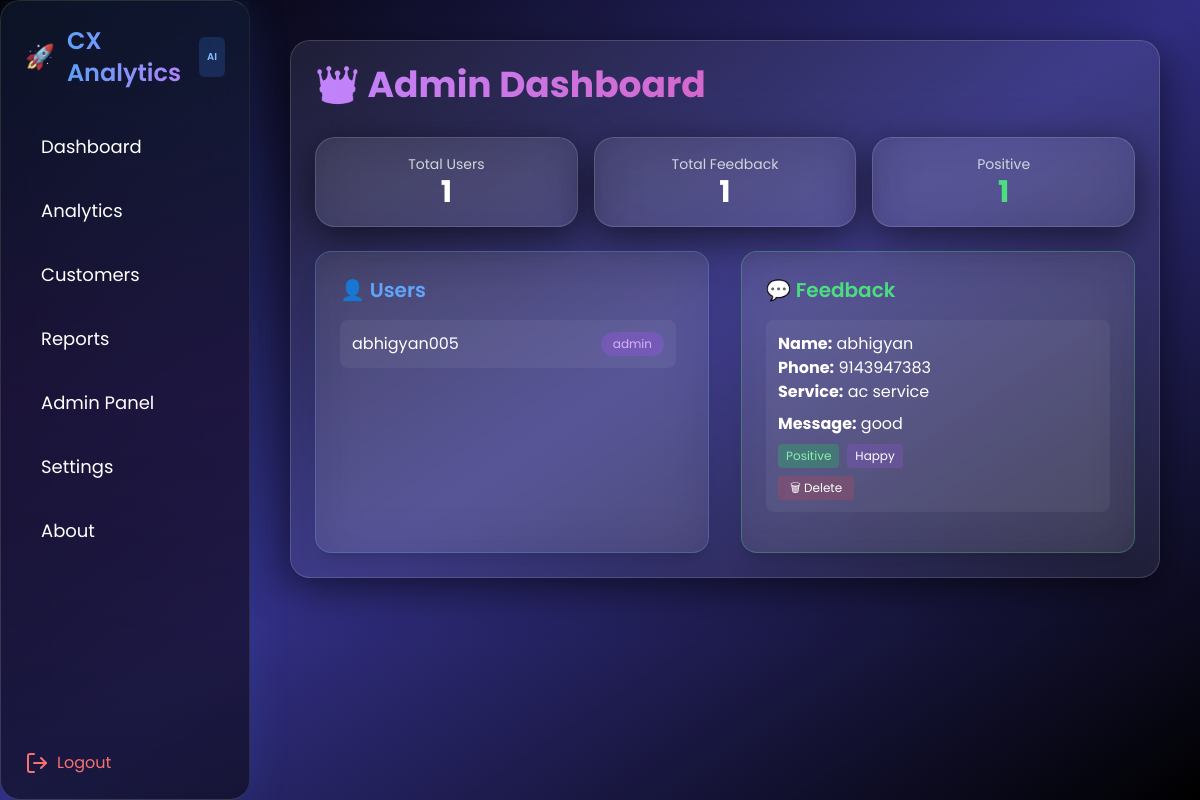
The page /admin (signed in) on the database its author committed.
### models.py (models this page shows, shortened)
class User(db.Model, UserMixin):
    __tablename__ = "users"
    id = db.Column(db.Integer, primary_key=True)
    username = db.Column(db.String(100), unique=True, nullable=False)
    password = db.Column(db.String(200), nullable=False)
    role = db.Column(db.String(20), default='user')
    email_notify = db.Column(db.Boolean, default=True)
    ai_enabled = db.Column(db.Boolean, default=True)
    created_at = db.Column(db.DateTime, default=datetime.utcnow)
    feedbacks = db.relationship('Feedback', backref='user', lazy=True)

class Feedback(db.Model):
    __tablename__ = "feedbacks"
    id = db.Column(db.Integer, primary_key=True)
    name = db.Column(db.String(100), nullable=False)
    phone = db.Column(db.String(20))
    service = db.Column(db.String(100))
    text = db.Column(db.Text, nullable=False)
    sentiment = db.Column(db.String(20))
    emotion = db.Column(db.String(20))
    created_at = db.Column(db.DateTime, default=datetime.utcnow)
    user_id = db.Column(db.Integer, db.ForeignKey('users.id'), nullable=False)

### app.py (the view)
@app.route('/admin')
@login_required
def admin():
    if current_user.role != 'admin':
        abort(403)
    users = User.query.all()
    feedbacks = Feedback.query.order_by(Feedback.id.desc()).all()
    return render_template(
        'admin.html',
        users=users,
        feedbacks=feedbacks
    )

### app.py (called while the page is built)
@login_manager.user_loader
def load_user(user_id):
    return User.query.get(int(user_id))

### templates/admin.html (shortened to what this page needs)
{% extends "base.html" %}
{% block content %}
<div class="glass p-6 fade-in">
    <h2 class="text-4xl font-bold text-transparent bg-clip-text bg-gradient-to-r from-purple-400 to-pink-500 mb-8 animate-pulse">
    </h2>
    <div class="grid grid-cols-3 gap-4 mb-6">
        <div class="glass p-4 text-center glow-card transition">
            <p class="text-sm text-gray-300">Total Users</p>
            <h2 class="text-3xl font-bold">{{ users|length }}</h2>
        </div>
        <div class="glass p-4 text-center glow-card transition">
            <p class="text-sm text-gray-300">Total Feedback</p>
            <h2 class="text-3xl font-bold">{{ feedbacks|length }}</h2>
        </div>
        <div class="glass p-4 text-center glow-card transition">
            <p class="text-sm text-gray-300">Positive</p>
            <h2 class="text-3xl font-bold text-green-400">
                {{ feedbacks|selectattr('sentiment','equalto','Positive')|list|length }}
            </h2>
        </div>
    </div>
    <div class="grid grid-cols-1 md:grid-cols-2 gap-8">
        <div class="glass p-6 rounded-2xl shadow-xl glow-card transition border border-blue-400/30">
            <h3 class="mb-4 text-xl font-semibold text-blue-400">👤 Users</h3>
            <div class="space-y-3 max-h-80 overflow-y-auto pr-2">
                {% for u in users %}
                <div class="flex justify-between items-center bg-white/5 p-3 rounded-lg hover:bg-white/10 transition">
                    <span>{{ u.username }}</span>
                    <span class="text-xs px-3 py-1 rounded-full
                        {% if u.role == 'admin' %}
                            bg-purple-500/30 text-purple-300
                        {% else %}
                            bg-blue-500/30 text-blue-300
                        {% endif %}
                    ">
                        {{ u.role }}
                    </span>
                </div>
                {% endfor %}
            </div>
        </div>
        <div class="glass p-6 rounded-2xl shadow-xl border border-green-400/30 max-h-[500px] overflow-y-auto glow-card transition">
            <h3 class="mb-4 text-xl font-semibold text-green-400">💬 Feedback</h3>
            {% for f in feedbacks %}
            <div class="mb-4 p-3 bg-white/5 rounded-lg fade-in hover:bg-white/10 transition">
                <p><b>Name:</b> {{ f.name or 'N/A' }}</p>
                <p><b>Phone:</b> {{ f.phone or 'N/A' }}</p>
                <p><b>Service:</b> {{ f.service or 'N/A' }}</p>
                <p class="mt-2"><b>Message:</b> {{ f.text }}</p>
                <div class="mt-2 flex gap-2">
                    <span class="text-xs px-2 py-1 rounded
                        {% if f.sentiment == 'Positive' %}
                            bg-green-500/30 text-green-300
                        {% elif f.sentiment == 'Negative' %}
                            bg-red-500/30 text-red-300
                        {% else %}
                            bg-yellow-500/30 text-yellow-300
                        {% endif %}
                    ">
                        {{ f.sentiment }}
                    </span>
                    <span class="text-xs px-2 py-1 bg-purple-500/20 rounded">
                        {{ f.emotion or 'unknown' }}
                    </span>
                </div>
                <form method="POST" action="/delete_feedback/{{ f.id }}">
                    <button class="mt-2 text-xs px-3 py-1 bg-red-500/20 rounded delete-btn transition">
                        🗑 Delete
                    </button>
                </form>
            </div>
            {% endfor %}
        </div>
    </div>
</div>
{% endblock %}

### templates/base.html (shortened to what this page needs)
<!DOCTYPE html>
<html class="transition-colors duration-300">
<head>
    <script src="https://cdn.tailwindcss.com"></script>
</head>
<body class="bg-gradient-to-br from-black via-gray-900 to-blue-900 text-white dark:bg-gray-900 transition-colors duration-300">
<div class="fixed inset-0 -z-10 bg-gradient-to-br from-black via-indigo-900 to-black dark:from-gray-900 dark:via-black"></div>
<div class="flex">
    <div class="sidebar glass p-6 flex flex-col justify-between h-screen sticky top-0 dark:bg-gray-900">
        <div class="ai-glow"></div>
        <div>
            <h1 class="text-2xl font-semibold mb-8 flex items-center gap-3 group logo-float">
                <span>🚀</span>
                <span class="bg-gradient-to-r from-blue-400 to-purple-400 bg-clip-text text-transparent">
                </span>
                <span class="text-[10px] bg-blue-500/20 px-2 py-1 rounded-md text-blue-300 animate-pulse">
                    AI
                </span>
            </h1>
            <nav class="space-y-3 text-lg">
              <a href="/dashboard" class="nav-item">Dashboard</a>
              <a href="/analytics" class="nav-item">Analytics</a>
              <a href="/customers" class="nav-item">Customers</a>
              <a href="/reports" class="nav-item">Reports</a>
             {% if current_user.is_authenticated and current_user.role == 'admin' %}
             <a href="/admin" class="nav-item"> Admin Panel</a>
             {% endif %}
             <a href="/settings" class="nav-item">Settings</a>
             <a href="/about" class="nav-item">About</a>
          </nav>
        </div>
        <a href="{{ url_for('logout') }}"
           class="relative z-50 text-red-400 flex items-center gap-2 hover:text-red-500 hover:translate-x-2 transition">
            <i data-lucide="log-out"></i>
            Logout
        </a>
    </div>
    <div class="flex-1 p-10 overflow-y-auto h-screen page">
        {% block content %}{% endblock %}
    </div>
</div>
</body>
</html>

### templates/base.html (style rules this page uses)
body { font-family: 'Poppins', sans-serif; }
button, a { transition: all 0.3s ease; }
.glass { background: rgba(255, 255, 255, 0.07); backdrop-filter: blur(25px); border-radius: 20px; border: 1px solid rgba(255,255,255,0.15); box-shadow: 0 10px 40px rgba(0,0,0,0.6); }
.ai-glow { position:absolute; inset:0; background:radial-gradient(circle at top,#3b82f650,transparent 70%); opacity:0.12; pointer-events:none; z-index:0; }
.sidebar { width: 250px; background: rgba(10,10,20,0.6); backdrop-filter: blur(25px); border-right: 1px solid rgba(255,255,255,0.1); box-shadow: 0 0 40px rgba(59,130,246,0.15); position: relative; animation: slideIn 0.6s ease; z-index:10; }
.sidebar::before { content:""; position:absolute; inset:0; border-radius:20px; background:linear-gradient(180deg,#3b82f6,#9333ea,transparent); opacity:0.08; }
.nav-item { display: flex; align-items: center; gap: 12px; padding: 12px 16px; border-radius: 12px; transition: all 0.3s ease; position: relative; }
.page { animation: fadeIn 0.6s ease-in-out; }
.logo-float { animation: floatSoft 4s ease-in-out infinite; }

### templates/admin.html (style rules this page uses)
.fade-in { animation: fadeIn 0.8s ease-in-out; }

### rows shown on the page
User: username "abhigyan005", role "admin"
Feedback: name "abhigyan", phone "9143947383", service "ac service", text "good", sentiment "Positive", emotion "Happy"

### other values the page prints
{{ users|length }} "1"
{{ feedbacks|length }} "1"
{{ feedbacks|selectattr('sentiment','equalto','Positive')|list|length }} "1"
